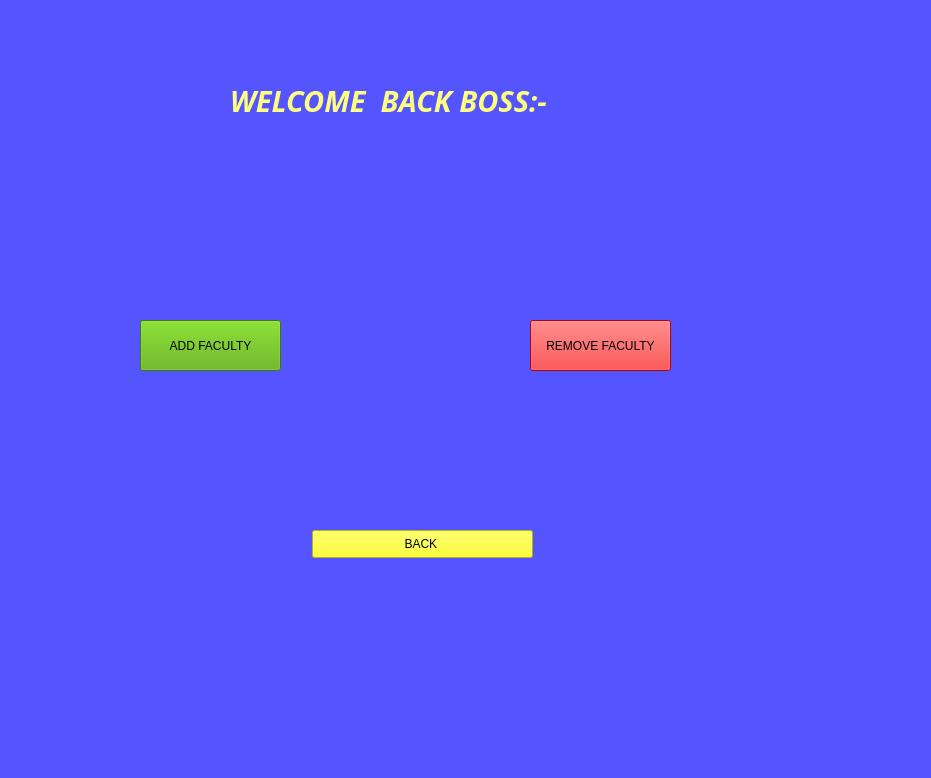
<?xml version="1.0" encoding="UTF-8"?>
<ui version="4.0">
 <class>Admin</class>
 <widget class="QMainWindow" name="Admin">
  <property name="geometry">
   <rect>
    <x>0</x>
    <y>0</y>
    <width>931</width>
    <height>778</height>
   </rect>
  </property>
  <property name="windowTitle">
   <string>Admin Panel</string>
  </property>
  <property name="styleSheet">
   <string notr="true">background-color:rgb(85, 85, 255)</string>
  </property>
  <widget class="QWidget" name="centralwidget">
   <widget class="QPushButton" name="adf">
    <property name="geometry">
     <rect>
      <x>140</x>
      <y>320</y>
      <width>141</width>
      <height>51</height>
     </rect>
    </property>
    <property name="styleSheet">
     <string notr="true">background-color:rgb(85, 170, 0)</string>
    </property>
    <property name="text">
     <string>ADD FACULTY</string>
    </property>
   </widget>
   <widget class="QPushButton" name="rmf">
    <property name="geometry">
     <rect>
      <x>530</x>
      <y>320</y>
      <width>141</width>
      <height>51</height>
     </rect>
    </property>
    <property name="styleSheet">
     <string notr="true">background-color:rgb(255, 0, 0)</string>
    </property>
    <property name="text">
     <string>REMOVE FACULTY</string>
    </property>
   </widget>
   <widget class="QLabel" name="label">
    <property name="geometry">
     <rect>
      <x>230</x>
      <y>80</y>
      <width>391</width>
      <height>41</height>
     </rect>
    </property>
    <property name="palette">
     <palette>
      <active>
       <colorrole role="WindowText">
        <brush brushstyle="SolidPattern">
         <color alpha="255">
          <red>255</red>
          <green>255</green>
          <blue>127</blue>
         </color>
        </brush>
       </colorrole>
       <colorrole role="Button">
        <brush brushstyle="SolidPattern">
         <color alpha="255">
          <red>85</red>
          <green>85</green>
          <blue>255</blue>
         </color>
        </brush>
       </colorrole>
       <colorrole role="Base">
        <brush brushstyle="SolidPattern">
         <color alpha="255">
          <red>85</red>
          <green>85</green>
          <blue>255</blue>
         </color>
        </brush>
       </colorrole>
       <colorrole role="Window">
        <brush brushstyle="SolidPattern">
         <color alpha="255">
          <red>85</red>
          <green>85</green>
          <blue>255</blue>
         </color>
        </brush>
       </colorrole>
      </active>
      <inactive>
       <colorrole role="WindowText">
        <brush brushstyle="SolidPattern">
         <color alpha="255">
          <red>255</red>
          <green>255</green>
          <blue>127</blue>
         </color>
        </brush>
       </colorrole>
       <colorrole role="Button">
        <brush brushstyle="SolidPattern">
         <color alpha="255">
          <red>85</red>
          <green>85</green>
          <blue>255</blue>
         </color>
        </brush>
       </colorrole>
       <colorrole role="Base">
        <brush brushstyle="SolidPattern">
         <color alpha="255">
          <red>85</red>
          <green>85</green>
          <blue>255</blue>
         </color>
        </brush>
       </colorrole>
       <colorrole role="Window">
        <brush brushstyle="SolidPattern">
         <color alpha="255">
          <red>85</red>
          <green>85</green>
          <blue>255</blue>
         </color>
        </brush>
       </colorrole>
      </inactive>
      <disabled>
       <colorrole role="WindowText">
        <brush brushstyle="SolidPattern">
         <color alpha="255">
          <red>120</red>
          <green>120</green>
          <blue>120</blue>
         </color>
        </brush>
       </colorrole>
       <colorrole role="Button">
        <brush brushstyle="SolidPattern">
         <color alpha="255">
          <red>85</red>
          <green>85</green>
          <blue>255</blue>
         </color>
        </brush>
       </colorrole>
       <colorrole role="Base">
        <brush brushstyle="SolidPattern">
         <color alpha="255">
          <red>85</red>
          <green>85</green>
          <blue>255</blue>
         </color>
        </brush>
       </colorrole>
       <colorrole role="Window">
        <brush brushstyle="SolidPattern">
         <color alpha="255">
          <red>85</red>
          <green>85</green>
          <blue>255</blue>
         </color>
        </brush>
       </colorrole>
      </disabled>
     </palette>
    </property>
    <property name="font">
     <font>
      <family>Mistral</family>
      <pointsize>22</pointsize>
      <weight>75</weight>
      <italic>true</italic>
      <bold>true</bold>
     </font>
    </property>
    <property name="text">
     <string>WELCOME  BACK BOSS:-</string>
    </property>
   </widget>
   <widget class="QPushButton" name="back">
    <property name="geometry">
     <rect>
      <x>312</x>
      <y>530</y>
      <width>221</width>
      <height>28</height>
     </rect>
    </property>
    <property name="styleSheet">
     <string notr="true">Background-color:rgb(255, 255, 0)</string>
    </property>
    <property name="text">
     <string>BACK </string>
    </property>
   </widget>
  </widget>
  <widget class="QStatusBar" name="statusbar"/>
 </widget>
 <resources/>
 <connections/>
</ui>
